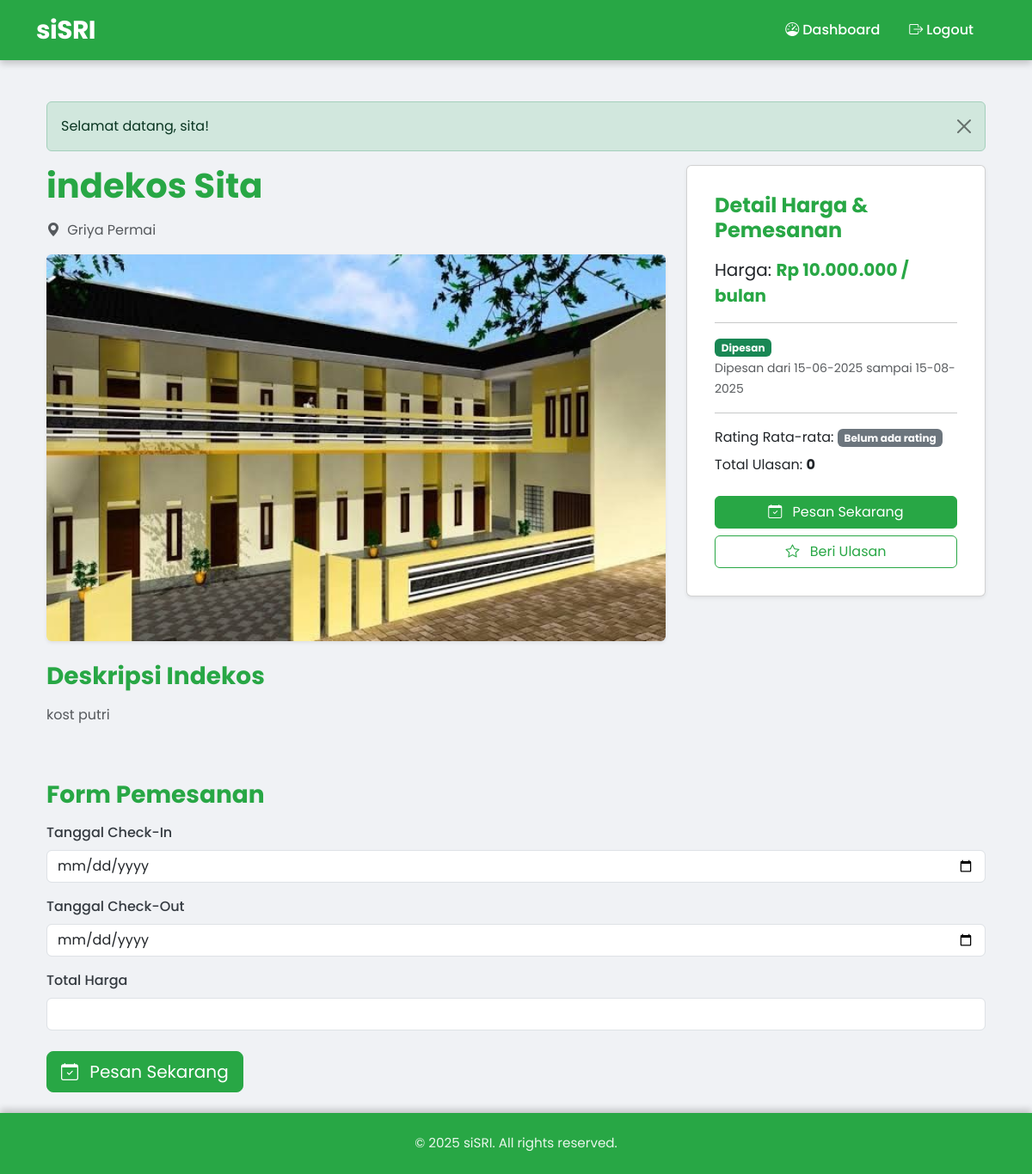
The app's page /views/detail.php?id=1 (signed in) with its own data.
### tables this page shows
CREATE TABLE `indekos` (
  `id` int NOT NULL,
  `nama` varchar(255) NOT NULL,
  `harga` decimal(10,2) NOT NULL,
  `lokasi` varchar(255) NOT NULL,
  `deskripsi` text,
  `gambar` varchar(255) DEFAULT NULL,
  `created_at` timestamp NULL DEFAULT CURRENT_TIMESTAMP,
  `updated_at` timestamp NULL DEFAULT CURRENT_TIMESTAMP ON UPDATE CURRENT_TIMESTAMP
);

CREATE TABLE `bookings` (
  `id` int NOT NULL,
  `user_id` int NOT NULL,
  `room_id` int NOT NULL,
  `start_date` date NOT NULL,
  `end_date` date NOT NULL,
  `total_price` decimal(10,2) NOT NULL,
  `status` enum('pending','confirmed','rejected') NOT NULL,
  `created_at` timestamp NULL DEFAULT CURRENT_TIMESTAMP
);

### config/session.php (called while the page is built, shortened)
<?php
function isLoggedIn() {
    return isset($_SESSION['user_id']);
}
function getFlashMessage() {
    if (isset($_SESSION['flash_message'])) {
        $message = [
            'message' => $_SESSION['flash_message'],
            'type' => $_SESSION['flash_type'] ?? 'info'
        ];
        return $message;
    }
    return null;
}
?>

### views/detail.php (the view, shortened to what this page needs)
<?php
require_once __DIR__ . '/../config/session.php';
require_once __DIR__ . '/../config/db.php';
if (isset($_GET['id']) && !empty($_GET['id'])) {
    $roomId = $_GET['id'];
    $query = "SELECT * FROM indekos WHERE id = :id";
    $stmt = $pdo->prepare($query);
    $stmt->execute([':id' => $roomId]);
    $room = $stmt->fetch();
} else {
    setFlashMessage('ID indekos tidak ditemukan.', 'error');
    redirect('/sisri/views/rekomendasi_indekos.php');
}
require_once __DIR__ . '/../includes/header.php';
$message = getFlashMessage();
$userBooking = null;
if (isLoggedIn() && $_SESSION['role'] !== 'admin') {
    $userId = $_SESSION['user_id'];
    $stmtBook = $pdo->prepare("SELECT status, start_date, end_date FROM bookings WHERE user_id = :user_id AND room_id = :room_id ORDER BY created_at DESC LIMIT 1");
    $stmtBook->execute([':user_id' => $userId, ':room_id' => $roomId]);
    $userBooking = $stmtBook->fetch(PDO::FETCH_ASSOC);
}
$averageRating = null;
$reviews = [];
?>
<div class="container py-4">
    <?php if ($message): ?>
        <div class="alert alert-<?= htmlspecialchars($message['type']) ?> alert-dismissible fade show" role="alert">
            <?= htmlspecialchars($message['message']) ?>
            <button type="button" class="btn-close" data-bs-dismiss="alert" aria-label="Close"></button>
        </div>
    <?php endif; ?>
    <div class="row">
        <div class="col-md-8">
            <h1 class="mb-3 fw-bold text-success"><?= htmlspecialchars($room['nama'] ?? 'Nama Indekos') ?></h1>
            <p class="text-muted"><i class="bi bi-geo-alt-fill me-1"></i> <?= htmlspecialchars($room['lokasi'] ?? 'Lokasi tidak tersedia') ?></p>
            <?php if (isset($room['gambar']) && !empty($room['gambar'])): ?>
                <img src="/sisri/uploads/<?= htmlspecialchars($room['gambar']) ?>" class="img-fluid rounded shadow-sm mb-4" alt="<?= htmlspecialchars($room['nama']) ?>" style="max-height: 450px; object-fit: cover; width: 100%;">
            <?php else: ?>
                <img src="/sisri/assets/img/kos.jpg" class="img-fluid rounded shadow-sm mb-4" alt="Default Room Image" style="max-height: 400px; object-fit: cover; width: 100%;">
            <?php endif; ?>
            <h3 class="fw-bold text-primary mb-3">Deskripsi Indekos</h3>
            <p class="text-muted"><?= nl2br(htmlspecialchars($room['deskripsi'] ?? 'Deskripsi belum tersedia.')) ?></p>
        </div>
        <div class="col-md-4">
            <div class="card shadow-sm p-3 mb-4 sticky-top" style="top: 80px;">
                <div class="card-body">
                    <h4 class="card-title fw-bold text-success mb-3">Detail Harga & Pemesanan</h4>
                    <p class="card-text fs-5">Harga:
                        <span class="fw-bold text-primary">
                            <?= "Rp " . number_format($room['harga'] ?? 0, 0, ',', '.') ?> / bulan
                        </span>
                    </p>
                    <hr>
                    <?php if ($userBooking): ?>
                        <?php
                        $statusPesan = $userBooking['status'];
                        $badge = 'secondary';
                        $statusTampil = 'Menunggu Persetujuan';
                        if ($statusPesan == 'confirmed') {
                            $badge = 'success'; $statusTampil = 'Dipesan';
                        } elseif ($statusPesan == 'pending') {
                            $badge = 'warning'; $statusTampil = 'Menunggu Persetujuan';
                        } elseif ($statusPesan == 'rejected') {
                            $badge = 'danger'; $statusTampil = 'Ditolak';
                        }
                        $tglDari = $userBooking['start_date'];
                        $tglSampai = $userBooking['end_date'];
                        ?>
                        <p>
                            <span class="badge bg-<?= $badge ?>"><?= $statusTampil ?></span><br>
                            <small class="text-muted">
                                <?= $statusTampil ?> dari <?= date('d-m-Y', strtotime($tglDari)) ?> sampai <?= date('d-m-Y', strtotime($tglSampai)) ?>
                            </small>
                        </p>
                        <hr>
                    <?php endif; ?>
                    <p class="mb-2">Rating Rata-rata:
                        <?php if (isset($averageRating) && $averageRating !== null): ?>
                            <span class="badge bg-warning text-dark fs-6"><i class="bi bi-star-fill me-1"></i> <?= number_format($averageRating, 1) ?></span>
                        <?php else: ?>
                            <span class="badge bg-secondary">Belum ada rating</span>
                        <?php endif; ?>
                    </p>
                    <p class="mb-4">Total Ulasan: <span class="fw-bold"><?= count($reviews ?? []) ?></span></p>
                    <?php if (isLoggedIn() && $_SESSION['role'] !== 'admin'): ?>
                        <a href="#booking-form" class="btn btn-success d-block mb-2"><i class="bi bi-calendar-check me-2"></i> Pesan Sekarang</a>
                        <a href="/sisri/review/create/<?= htmlspecialchars($room['id'] ?? '') ?>" class="btn btn-outline-success d-block"><i class="bi bi-star me-2"></i> Beri Ulasan</a>
                    <?php elseif (!isLoggedIn()): ?>
                        <a href="/sisri/login.php" class="btn btn-success d-block mb-2">Login untuk Memesan</a>
                        <a href="/sisri/register.php" class="btn btn-outline-success d-block">Daftar untuk Ulasan</a>
                    <?php endif; ?>
                </div>
            </div>
        </div>
    </div>
    <div class="mt-5" id="booking-form">
        <h3 class="fw-bold text-success mb-3">Form Pemesanan</h3>
        <form action="/sisri/views/booking/store.php" method="POST">
            <div class="mb-3">
                <label for="check_in_date" class="form-label">Tanggal Check-In</label>
                <input type="date" class="form-control" id="check_in_date" name="check_in_date" required>
            </div>
            <div class="mb-3">
                <label for="check_out_date" class="form-label">Tanggal Check-Out</label>
                <input type="date" class="form-control" id="check_out_date" name="check_out_date" required>
            </div>
            <div class="mb-4">
                <label for="total_price" class="form-label">Total Harga</label>
                <input type="text" class="form-control" id="total_price" name="total_price" readonly>
            </div>
            <button type="submit" class="btn btn-success btn-lg"><i class="bi bi-calendar-check me-2"></i> Pesan Sekarang</button>
        </form>
    </div>
</div>
<?php require_once __DIR__ . '/../includes/footer.php'; ?>

### includes/header.php (style rules this page uses)
body { font-family: 'Poppins', sans-serif; background-color: #f0f2f5; padding-top: 70px; }
.btn-success { background-color: #28a745; border-color: #28a745; transition: background-color 0.3s ease, border-color 0.3s ease, transform 0.2s ease; }
.btn-outline-success { color: #28a745; border-color: #28a745; background-color: transparent; transition: all 0.3s ease; }
.text-success { color: #28a745 !important; }
.text-primary { color: #28a745 !important; }
.form-label { font-weight: 500; color: #343a40; }

### includes/footer.php (style rules this page uses)
html, body { height: 100%; margin: 0; display: flex; flex-direction: column; }
.container { flex: 1; }

### records on screen
indekos: nama "indekos Sita", lokasi "Griya Permai", gambar (picture), deskripsi "kost putri", harga "10.000.000"
bookings: status "Dipesan", start_date "15-06-2025", end_date "15-08-2025"

### other values on screen
$message['message'] "Selamat datang, sita!"
count($reviews ?? []) "0"
